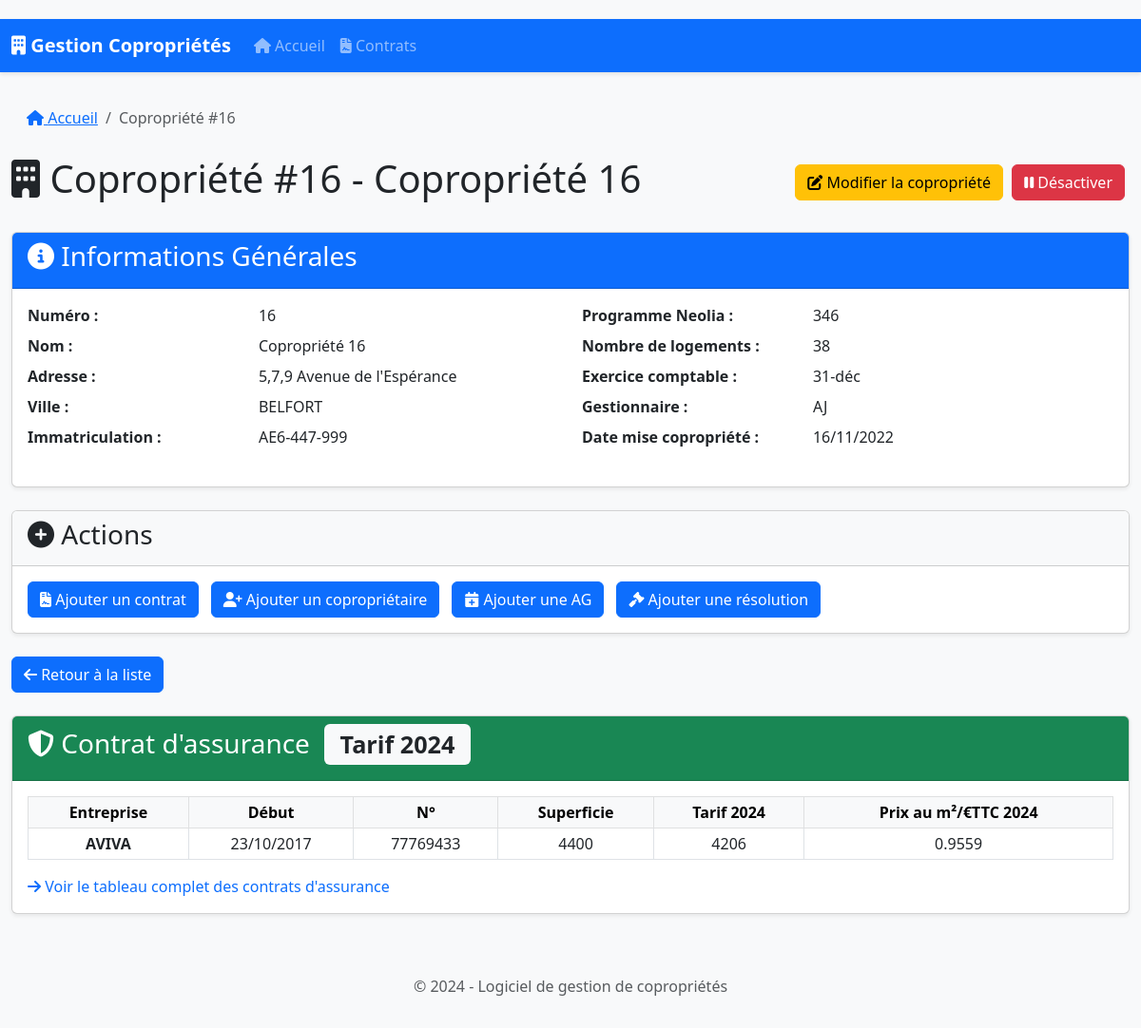
Page /copropriete/16 on the committed database.
### database.py (models this page shows)
class Copropriete(db.Model):
    id = db.Column(db.Integer, primary_key=True)
    numero = db.Column(db.Integer, unique=True, nullable=False)
    nom = db.Column(db.String(200), nullable=False)
    date_mise_copropriete = db.Column(db.Date)
    programme_neolia = db.Column(db.String(100))
    adresse = db.Column(db.String(300))
    ville = db.Column(db.String(100))
    immatriculation = db.Column(db.String(100))
    nombre_logements = db.Column(db.Integer)
    exercice_comptable = db.Column(db.String(20))  # Ex: "31-déc", "30-juin"
    gestionnaire = db.Column(db.String(50))  # Ex: "AJ", "KS"
    est_active = db.Column(db.Boolean, default=True)
    fiche_immeuble = db.relationship('FicheImmeuble', backref='copropriete', uselist=False)
    contrats = db.relationship('Contrat', backref='copropriete', lazy=True)
    coproprietaires = db.relationship('Coproprietaire', backref='copropriete', lazy=True)
    assemblees_generales = db.relationship('AssembleeGenerale', backref='copropriete', lazy=True)
    resolutions_futures = db.relationship('ResolutionFuture', backref='copropriete', lazy=True)

### app.py (models this page shows)
class AssuranceCellule(db.Model):
    __tablename__ = 'assurance_cellules'
    id = db.Column(db.Integer, primary_key=True)
    ligne_id = db.Column(db.Integer, db.ForeignKey('assurance_lignes.id'), nullable=False)
    colonne_id = db.Column(db.Integer, db.ForeignKey('assurance_colonnes.id'), nullable=False)
    valeur = db.Column(db.Text)

### app.py (the view)
@app.route('/copropriete/<int:copro_id>')
def copropriete(copro_id):
    copropriete = Copropriete.query.options(
        joinedload(Copropriete.fiche_immeuble),
        joinedload(Copropriete.coproprietaires),
        joinedload(Copropriete.coproprietaires).joinedload(Coproprietaire.lots),
        joinedload(Copropriete.coproprietaires).joinedload(Coproprietaire.emails),
        joinedload(Copropriete.coproprietaires).joinedload(Coproprietaire.telephones),
        joinedload(Copropriete.contrats).joinedload(Contrat.prestations),
        joinedload(Copropriete.assemblees_generales).joinedload(AssembleeGenerale.points_a_retenir),
        joinedload(Copropriete.assemblees_generales).joinedload(AssembleeGenerale.budgets_travaux).joinedload(BudgetTravaux.appels_fonds),
        joinedload(Copropriete.resolutions_futures)
    ).get_or_404(copro_id)
    types_contrats = ["Assurance", "Nettoyage", "Entretien", "Sécurité", "Autre"]
    civilites = Civilite.query.all()
    assurance_contrat = _assurance_pour_copropriete(copropriete.numero)
    return render_template(
        'copropriete.html',
        copropriete=copropriete,
        contrats=copropriete.contrats,
        coproprietaires=copropriete.coproprietaires,
        assemblees=copropriete.assemblees_generales,
        resolutions=copropriete.resolutions_futures,
        types_contrats=types_contrats,
        civilites=civilites,
        assurance_contrat=assurance_contrat
    )

### app.py (called while the page is built)
@app.context_processor
def inject_models():
    return dict(Civilite=Civilite)

### templates/copropriete.html (shortened to what this page needs)
{% extends "base.html" %}
{% block content %}
<div class="row">
    <div class="col-md-12">
        <nav aria-label="breadcrumb">
            <ol class="breadcrumb">
                <li class="breadcrumb-item"><a href="{{ url_for('index') }}"><i class="fas fa-home"></i> Accueil</a></li>
                <li class="breadcrumb-item active" aria-current="page">Copropriété #{{ copropriete.numero }}</li>
            </ol>
        </nav>
        <div class="d-flex justify-content-between align-items-center mb-4">
            <h1><i class="fas fa-building"></i> Copropriété #{{ copropriete.numero }} - {{ copropriete.nom }}</h1>
            <div>
                    <a href="{{ url_for('edit_copropriete', copro_id=copropriete.id) }}" class="btn btn-warning">
                        <i class="fas fa-edit"></i> Modifier la copropriété
                    </a>
                {% if copropriete.est_active %}
                    <form method="POST" action="{{ url_for('toggle_active', copro_id=copropriete.id) }}" class="d-inline">
                        <button type="submit" class="btn btn-danger">
                            <i class="fas fa-pause"></i> Désactiver
                        </button>
                    </form>
                {% else %}
                    <form method="POST" action="{{ url_for('toggle_active', copro_id=copropriete.id) }}" class="d-inline">
                        <button type="submit" class="btn btn-success">
                            <i class="fas fa-play"></i> Réactiver
                        </button>
                    </form>
                {% endif %}
            </div>
        </div>
    </div>
</div>
<div class="card mb-4">
    <div class="card-header bg-primary text-white">
        <h3><i class="fas fa-info-circle"></i> Informations Générales</h3>
    </div>
    <div class="card-body">
        <div class="row">
            <div class="col-md-6">
                <dl class="row">
                    <dt class="col-sm-5">Numéro :</dt>
                    <dd class="col-sm-7">{{ copropriete.numero }}</dd>
                    <dt class="col-sm-5">Nom :</dt>
                    <dd class="col-sm-7">{{ copropriete.nom }}</dd>
                    <dt class="col-sm-5">Adresse :</dt>
                    <dd class="col-sm-7">{{ copropriete.adresse }}</dd>
                    <dt class="col-sm-5">Ville :</dt>
                    <dd class="col-sm-7">{{ copropriete.ville }}</dd>
                    <dt class="col-sm-5">Immatriculation :</dt>
                    <dd class="col-sm-7">{{ copropriete.immatriculation or 'N/C' }}</dd>
                </dl>
            </div>
            <div class="col-md-6">
                <dl class="row">
                    <dt class="col-sm-5">Programme Neolia :</dt>
                    <dd class="col-sm-7">{{ copropriete.programme_neolia or 'N/C' }}</dd>
                    <dt class="col-sm-5">Nombre de logements :</dt>
                    <dd class="col-sm-7">{{ copropriete.nombre_logements or 0 }}</dd>
                    <dt class="col-sm-5">Exercice comptable :</dt>
                    <dd class="col-sm-7">{{ copropriete.exercice_comptable or 'N/C' }}</dd>
                    <dt class="col-sm-5">Gestionnaire :</dt>
                    <dd class="col-sm-7">{{ copropriete.gestionnaire or 'N/C' }}</dd>
                    <dt class="col-sm-5">Date mise copropriété :</dt>
                    <dd class="col-sm-7">
                        {{ copropriete.date_mise_copropriete.strftime('%d/%m/%Y') if copropriete.date_mise_copropriete else 'N/C' }}
                    </dd>
                </dl>
            </div>
        </div>
    </div>
</div>
<div class="card mb-4">
    <div class="card-header bg-light">
        <h3><i class="fas fa-plus-circle"></i> Actions</h3>
    </div>
    <div class="card-body">
        <div class="d-flex flex-wrap gap-2">
            <button type="button" class="btn btn-primary" data-bs-toggle="modal" data-bs-target="#addContratModal">
                <i class="fas fa-file-contract"></i> Ajouter un contrat
            </button>
            <button type="button" class="btn btn-primary" data-bs-toggle="modal" data-bs-target="#addCoproprietaireModal">
                <i class="fas fa-user-plus"></i> Ajouter un copropriétaire
            </button>
            <button type="button" class="btn btn-primary" data-bs-toggle="modal" data-bs-target="#addAGModal">
                <i class="fas fa-calendar-plus"></i> Ajouter une AG
            </button>
            <button type="button" class="btn btn-primary" data-bs-toggle="modal" data-bs-target="#addResolutionModal">
                <i class="fas fa-gavel"></i> Ajouter une résolution
            </button>
        </div>
    </div>
</div>
<a href="{{ url_for('index') }}" class="btn btn-primary mb-4">
    <i class="fas fa-arrow-left"></i> Retour à la liste
</a>
{% if assurance_contrat %}
<div class="card mb-4">
    <div class="card-header bg-success text-white">
        <h3><i class="fas fa-shield-alt"></i> Contrat d'assurance
            {% if assurance_contrat.derniere_annee %}<span class="badge bg-light text-dark ms-2">Tarif {{ assurance_contrat.derniere_annee }}</span>{% endif %}
        </h3>
    </div>
    <div class="card-body">
        <div class="table-responsive">
            <table class="table table-sm table-bordered align-middle">
                <thead class="table-light">
                    <tr class="text-center">
                        <th>Entreprise</th>
                        <th>Début</th>
                        <th>N°</th>
                        <th>Superficie</th>
                        {% if assurance_contrat.derniere_annee %}
                        <th>Tarif {{ assurance_contrat.derniere_annee }}</th>
                        <th>Prix au m²/€TTC {{ assurance_contrat.derniere_annee }}</th>
                        {% endif %}
                    </tr>
                </thead>
                <tbody>
                    <tr class="text-center">
                        <td class="fw-bold">{{ assurance_contrat.entreprise or '—' }}</td>
                        <td>{{ assurance_contrat.debut or '—' }}</td>
                        <td>{{ assurance_contrat.numero_contrat or '—' }}</td>
                        <td>{{ assurance_contrat.superficie or '—' }}</td>
                        {% if assurance_contrat.derniere_annee %}
                        <td>{{ assurance_contrat.dernier_tarif or '—' }}</td>
                        <td>{{ assurance_contrat.dernier_prix_m2 or '—' }}</td>
                        {% endif %}
                    </tr>
                </tbody>
            </table>
        </div>
        <p class="text-muted mb-0">
            <a href="{{ url_for('assurance_page') }}" class="text-decoration-none">
                <i class="fas fa-arrow-right"></i> Voir le tableau complet des contrats d'assurance
            </a>
        </p>
    </div>
</div>
{% endif %}
{% endblock %}

### static/css/style.css (style rules this page uses)
body { padding-top: 20px; background-color: #f8f9fa; }
.card { margin-bottom: 20px; box-shadow: 0 0.125rem 0.25rem rgba(0, 0, 0, 0.075); }
.card-header { font-weight: 600; }
.table-responsive { overflow-x: auto; }
.table { margin-bottom: 1rem; }
.table th { white-space: nowrap; }
.badge { font-size: 0.9em; padding: 0.35em 0.65em; }
.btn { margin-right: 5px; }
.breadcrumb { background-color: transparent; padding: 0.75rem 1rem; }
.breadcrumb-item + .breadcrumb-item::before { content: "/"; }

### rows in the picture
Copropriete: numero "16", nom "Copropriété 16", adresse "5,7,9 Avenue de l'Espérance", ville "BELFORT", immatriculation "AE6-447-999", programme_neolia "346", nombre_logements "38", exercice_comptable "31-déc", gestionnaire "AJ", date_mise_copropriete "16/11/2022"
AssuranceCellule: valeur "AVIVA"
AssuranceCellule: valeur "23/10/2017"
AssuranceCellule: valeur "77769433"
AssuranceCellule: valeur "4400"
AssuranceCellule: valeur "4206"
AssuranceCellule: valeur "0.9559"

### other values in the picture
{{ assurance_contrat.derniere_annee }} "2024"
